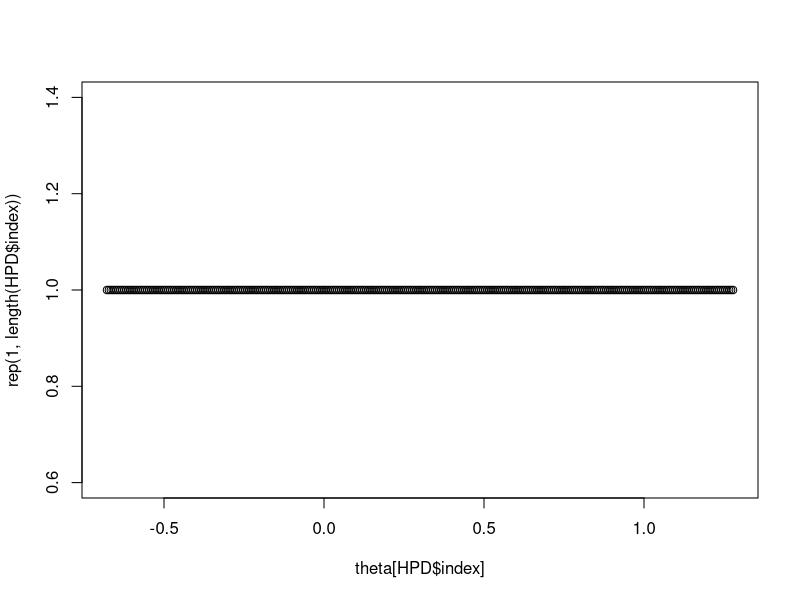
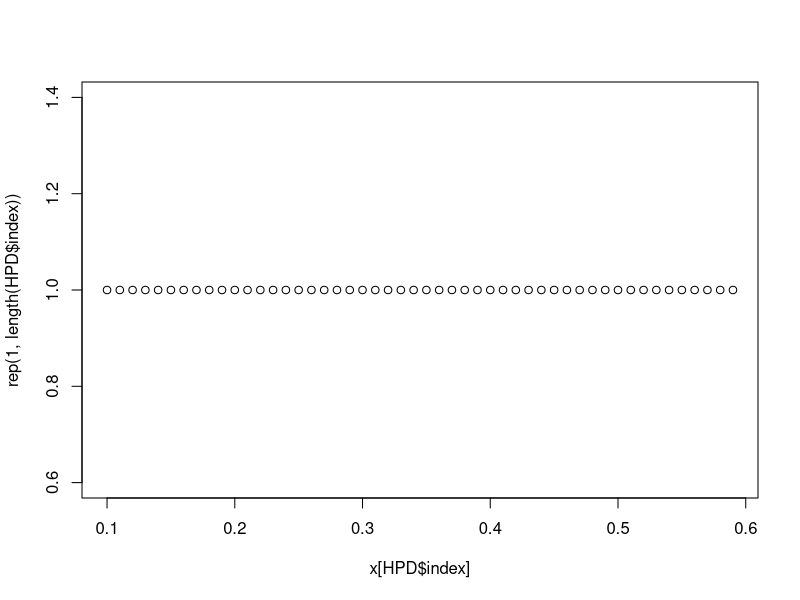

R code for these plots, in order:
# Ch.4 Bayesian Inference 


# Highest Posterior Density (HPD) interval 

# 2) using grid point 
HPDgrid <- function(prob, level=0.95){
  prob.sort = sort(prob, decreasing=T)
  M = min(which(cumsum(prob.sort) >= level))
  height = prob.sort[M]
  HPD.index = which(prob>=height)
  HPD.level = sum(prob[HPD.index])
  res = list(index = HPD.index, level=HPD.level)
  return(res)
}


N=1001 ; theta = seq(-3,3,length=N)
prob = exp(-.5 / .25*(theta-.3)**2)
prob = prob / sum(prob)
alpha = 0.05 ; level = 1-alpha


HPD = HPDgrid(prob, level) ; HPD
plot(theta[HPD$index] , rep(1, length(HPD$index)))
HPDgrid.hat <- c(min(theta[HPD$index]), max(theta[HPD$index]))
HPDgrid.hat ; HPD$level



# 3) using posterior samples 
HPDsample = function(theta, level=0.95) { 
  N = length(theta) ; theta.sort = sort(theta)
  M = ceiling(N*level) 
  nCI = N-M   # number of possible CIs 
  CI.width = rep(0, nCI)
  
  for (i in 1:nCI) CI.width[i] = theta.sort[i+M] - theta.sort[i]
  index = which.min(CI.width)
  HPD = c(theta.sort[index], theta.sort[index+M])
  return(HPD)
  }

N = 30000 ; theta = rnorm(N, 0.3, 0.5)
HPDsample(theta)




# 4 
N=1001 ; x = seq(0, 10, length=N)
prob = dbeta(x, 4, 8)
prob = prob / sum(prob)

alpha = 0.05 ; level = 1-alpha

HPD = HPDgrid(prob, level) ; HPD
plot(x[HPD$index] , rep(1, length(HPD$index)))
HPDgrid.hat <- c(min(x[HPD$index]), max(x[HPD$index]))
HPDgrid.hat ; HPD$level


# 5 
N = 100 ; theta = rnorm(N, 14.97, 3.93)
HPDsample(theta)


# 6 
theta <- seq(0.1, 0.9, .1) ; x=5 ; n=20 
joint <- theta**x * (1-theta)**(n-x)
post <- joint / sum(joint)
post

sum(post[1:4])
